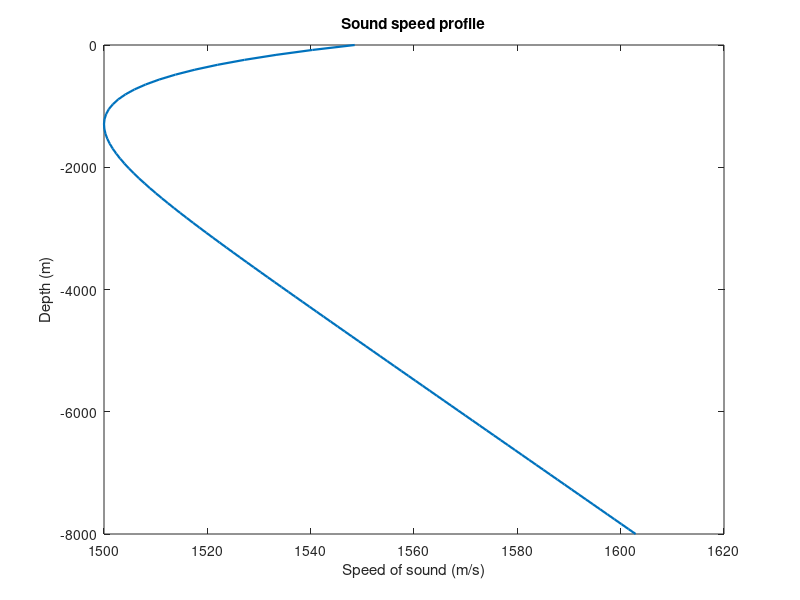

Write MATLAB code to recreate this figure. (Note: this script raises an error after producing the figure.)
%% Discretized c Linear Model - Optimized (7.3x faster)
% Based on the c linear method described by Jensen on p. 209-211
% Uses local curvature R = c(z) / ( g_local * cos(theta) )
% Integrates dx/ds = cos(theta), dz/ds = sin(theta), dtheta/ds = g_local*cos(theta)/c

clear; close all; clc;

%% ----------------- User parameters -----------------

% Source/receiver
z_s = 1000;    % source depth (m)
r_s = 0;       % source range (m)
r_rec = 100000; % receiver range (m)
z_rec = 1000;  % receiver depth (m)

% Ray fan
angles_deg = linspace(-25,25,10001);
angles = deg2rad(angles_deg);
depth_tol = 5; % eigenray hit tolerance (m)

% Numerical stepping
ds = 30.0; % arc-length step (m)
max_steps = 5e7;
max_range = r_rec * 1.2;

% Boundaries
z_min = 0; % surface (m)
z_max = 8000; % bottom (m)

% Transfer loss
A0 = 1.0; % initial amplitude at source
f = 100; % frequency of source signal (for absorption coefficient calculation)
alpha_loss = 1e-3; % loss factor(1/m) for transfer loss 

function alpha_loss = thorp_absorption(f_kHz) %% result is in dB/km
    f2 = f_kHz.^2;
    alpha_loss = 3.3e-3 + (0.11 * f2) ./ (1 + f2) ...
          + (44 * f2) ./ (4100 + f2) + 3.0e-4 * f2;
end
%% ----------------- Sound speed and derivative (Munk) -----------------
% Munk SSP
c0 = 1500;           % reference speed (m/s)
z0_munk = 1300;      % reference depth (m)
eps_munk = 0.00737;     % scale epsilon 

c_of_z = @(z) c0 .* ( 1 + eps_munk .* ((2*(z - z0_munk)./z0_munk) - 1 + exp(-2*(z - z0_munk)./z0_munk)));
% analytic derivative of Munk
dc_dz = @(z) (2 * c0 * eps_munk ./ z0_munk) .* (1 - exp(-2*(z - z0_munk)./z0_munk));
figure()
zplot = linspace(0, z_max);
cplot = c_of_z(zplot);
plot(cplot, -zplot, 'LineWidth',1.6);
title('Sound speed profile');
xlabel('Speed of sound (m/s)'); ylabel('Depth (m)');

%% ----------------- Ray tracing (optimized sequential) -----------------
eigenrays = {};

% FOR EACH RAY IN FAN
for ia = 1:length(angles)
    theta = angles(ia); % launch angle (rad)
    x = r_s; z = z_s; t = 0;

    % Preallocate with smart estimate
    est_size = min(ceil(max_range/ds)*3, max_steps);
    rpath = zeros(1, est_size);
    zpath = zeros(1, est_size);
    tpath = zeros(1, est_size);
    rpath(1) = x; zpath(1) = z; tpath(1) = t;
    idx = 1;
    A_reflection = 1;
    step = 0;
    found = false;

    % Track last two finite indices to avoid find()
    last_finite_idx = 1;
    second_last_finite_idx = 0;

    % COMPUTING C LINEAR CURVATURE FOR EACH DISCRETIZED STEP
    while x <= max_range && step < max_steps
        step = step + 1;

        % C LINEAR METHOD CALCULATIONS BASED ON DERIVATIVE OF C(z) AT START
        % OF STEP, CALCULATES THE ARC
        c_curr = c_of_z(z);
        g_local = dc_dz(z);
        kappa1 = -g_local.* cos(theta) ./ c_curr;

        % EULER TO ESTIMATE NEXT STEP
        theta_new = theta + ds * kappa1;
        x_new = x + ds * cos(theta);
        z_new = z + ds * sin(theta);
        t_new = t + ds / c_curr;

        % REFLECTION HANDLING
        if (z_new < z_min) || (z_new > z_max)
            % linear interpolation to find boundary hit fraction alpha
            if z_new < z_min  % surface hit
                alpha = (z_min - z) / (z_new - z);
                z_hit = z_min;
            else % bottom hit
                alpha = (z_max - z) / (z_new - z);
                z_hit = z_max;
                c_at_hit = c_of_z(z_hit); 
                A_reflection = A_reflection * bottom_reflection(theta_new, c_at_hit);
            end
            alpha = max(0,min(1,alpha));
            % compute hit point (linear along this ds)
            x_hit = x + alpha * (x_new - x);
            t_hit = t + alpha * (t_new - t);

            % append hit point and NaN separator so plotting starts a new segment
            idx = idx + 1; rpath(idx) = x_hit; zpath(idx) = z_hit; tpath(idx) = t_hit;
            second_last_finite_idx = last_finite_idx;
            last_finite_idx = idx;

            idx = idx + 1; rpath(idx) = NaN; zpath(idx) = NaN; tpath(idx) = NaN;

            % perfect specular reflection
            theta = -theta;

            % advance the remaining fraction of the step linearly
            ds_rem = ds * (1 - alpha);  % remaining arc length
            if ds_rem > 0
                % use a single linear update for remainder
                x = x_hit + ds_rem * cos(theta);
                z = z_hit + ds_rem * sin(theta);
                c_at_hit = c_of_z(z_hit);
                t = t_hit + ds_rem / c_at_hit;
                idx = idx + 1; rpath(idx) = x; zpath(idx) = z; tpath(idx) = t;
                second_last_finite_idx = last_finite_idx;
                last_finite_idx = idx;
            else
                x = x_hit; z = z_hit; t = t_hit;
            end
        else
            x = x_new; z = z_new; theta = theta_new; t = t_new;
            idx = idx + 1; rpath(idx) = x; zpath(idx) = z; tpath(idx) = t;
            second_last_finite_idx = last_finite_idx;
            last_finite_idx = idx;
        end

        % CHECK FOR EIGENRAYS using tracked finite indices
        if second_last_finite_idx > 0 && ~found
            i1 = second_last_finite_idx;
            i2 = last_finite_idx;
            r1 = rpath(i1); z1 = zpath(i1); t1 = tpath(i1);
            r2 = rpath(i2); z2 = zpath(i2); t2 = tpath(i2);

            % see if the ray crossed r_rec between r1 and r2
            if ( (r1 <= r_rec && r2 >= r_rec) || (r1 >= r_rec && r2 <= r_rec) ) && abs(r2-r1) > 1e-12
                alpha = (r_rec - r1) / (r2 - r1);
                z_at_r = z1 + alpha*(z2 - z1);
                t_at_r = t1 + alpha*(t2 - t1);

                % EIGENRAY FOUND HERE
                if abs(z_at_r - z_rec) <= depth_tol
                    entry.theta0 = angles(ia);
                    entry.rpath = rpath(1:idx);
                    entry.zpath = zpath(1:idx);
                    entry.tt = tpath(1:idx);
                    entry.z_at_r = z_at_r;
                    entry.t_at_r = t_at_r;
                    
                    % CALCULATING EIGENRAY PATH LENGTH
                    finite_idx = find(~isnan(rpath(1:idx)));
                    pos_i1 = find(finite_idx == i1, 1);
                    path_len = 0;
                    if pos_i1 > 1
                        for kkf = 1:(pos_i1-1)
                            ind_a = finite_idx(kkf);
                            ind_b = finite_idx(kkf+1);
                            dr = rpath(ind_b) - rpath(ind_a);
                            dz = zpath(ind_b) - zpath(ind_a);
                            path_len = path_len + sqrt(dr.^2 + dz.^2);
                        end
                    end
                    seg_dist = sqrt( (r2 - r1)^2 + (z2 - z1)^2 );
                    path_len = path_len + alpha * seg_dist;

                    % ABSORPTION LOSS CALCULATION
                    path_len_km =path_len/1000;
                    alpha_dB_per_km = thorp_absorption(f/1000);
                    ABSORPTION_abs_dB = alpha_dB_per_km * path_len_km;
                    A_abs = 10^(-ABSORPTION_abs_dB / 20);
                    
                    % TRANSMISSION LOSS WITH 1 KM SPHERICAL ATTENUATION, REST
                    % CYLINDRICAL
                    if r_rec > 1000
                        TLdB = 20*log(1000) + 20*log(path_len-1000);
                    else 
                        TLdB = 20 * log(path_len);
                    end
                    TL_abs = 10^(-TLdB / 20);
                    entry.path_len = path_len;
                    entry.A_at_r = A0 * A_abs * TL_abs * A_reflection; 
                    eigenrays{end+1} = entry;
                    found = true;
                end
            end
        end

        % stop if ray goes far beyond receiver range
        if x > r_rec + 1000
            break;
        end
    end
end

%% ----------------- Plotting (fan + eigenrays) -----------------
figure('Color','w','Position',[200 200 1000 600]); hold on; box on;
nfan = 101;
angles_plot = linspace(-25,25,nfan);
for i = 1:length(angles_plot)
    th = deg2rad(angles_plot(i));
    theta = th; x = r_s; z = z_s;
    r_plot = x; z_plot = z;
    for kk = 1:5000
        if x > r_rec*1.05 || z < 0 || z > 10000, break; end
        c_curr = c_of_z(z);
        g_local = dc_dz(z);
        kappa = -g_local .* cos(theta) ./ c_curr;
        theta_new = theta + ds * kappa;
        x_new = x + ds * cos(theta);
        z_new = z + ds * sin(theta);

        % reflection handling for plotting rayfan as well
        if (z_new < z_min) || (z_new > z_max)
            if z_new < z_min
                alpha = (z_min - z) / (z_new - z);
                z_hit = z_min;
            else
                alpha = (z_max - z) / (z_new - z);
                z_hit = z_max;
            end
            alpha = max(0,min(1,alpha));
            x_hit = x + alpha * (x_new - x);
            r_plot(end+1) = x_hit; z_plot(end+1) = z_hit;
            r_plot(end+1) = NaN; z_plot(end+1) = NaN;
            theta = -theta;
            ds_rem = ds * (1 - alpha);
            if ds_rem > 0
                x = x_hit + ds_rem * cos(theta);
                z = z_hit + ds_rem * sin(theta);
                r_plot(end+1) = x; z_plot(end+1) = z;
            else
                x = x_hit; z = z_hit;
            end
        else
            % no reflection
            theta = theta_new;
            x = x_new; z = z_new;
            r_plot(end+1) = x; z_plot(end+1) = z;
        end
    end
    plot(r_plot/1000, z_plot, 'Color', [0.8 0.8 0.8]);
end

% plot eigenrays
for k = 1:length(eigenrays)
    er = eigenrays{k};
    er_z = er.zpath;
    er_z(er_z < z_min) = z_min;
    er_z(er_z > z_max) = z_max;
    plot(er.rpath/1000, er_z, 'LineWidth',2);
    plot(r_rec/1000, er.z_at_r, 'ro', 'MarkerFaceColor','r');
end

rectangle('Position',[0 z_max r_rec/1000 z_max+500], ...
         'FaceColor',[0.6 0.3 0],'EdgeColor','black','LineWidth', 1);

rectangle('Position',[0 (-500) r_rec/1000 500], ...
        'FaceColor',[0.5 0.7 1], 'EdgeColor','blue','LineWidth',1);

% mark source and receiver
plot(r_s/1000, z_s, 'kp', 'MarkerFaceColor','k', 'MarkerSize',10);
plot(r_rec/1000, z_rec, 'mo', 'MarkerFaceColor','m', 'MarkerSize',8);

xlabel('Range (km)'); ylabel('Depth (m)');
set(gca,'YDir','reverse');
title('Ray fan and eigenrays using discretized curvature');
xlim([0 r_rec/1000]); ylim([z_min - 200 z_max+400]); grid on;

%% ----------------- Arrival time vs Amplitude plot  -----------------

if ~isempty(eigenrays)
    times = zeros(1, length(eigenrays));
    amps  = zeros(1, length(eigenrays));
    angles0 = zeros(1, length(eigenrays));
    pathlens = zeros(1, length(eigenrays));
    for k = 1:length(eigenrays)
        times(k) = eigenrays{k}.t_at_r;    % arrival time (s)
        amps(k) = eigenrays{k}.A_at_r;     % amplitude (linear)
        angles0(k) = rad2deg(eigenrays{k}.theta0); % launch angle (degrees)
        pathlens(k) = eigenrays{k}.path_len;
    end
    
    valid = isfinite(times) & isfinite(amps);
    times = times(valid);
    amps  = amps(valid);
    angles0 = angles0(valid);

    [times, sortIdx] = sort(times);
    amps = amps(sortIdx);
    angles0 = angles0(sortIdx);

    figure('Color','w','Position',[300 300 750 450]); hold on; box on;
    for k = 1:length(times)
        line([times(k) times(k)], [0 amps(k)], 'LineWidth',2);
        plot(times(k), amps(k), 'ko', 'MarkerFaceColor','k');
        text(times(k), amps(k), sprintf('  %.1f°', angles0(k)), 'FontSize',8);
    end
    xlabel('Arrival time (s)');
    ylabel('Amplitude (linear units)');
    title('Eigenray Arrival Time vs Amplitude');
    xlim([min(times)-0.05*range(times), max(times)+0.05*range(times)]);
    ymax = max(amps);
    if ~isfinite(ymax) || ymax <= 0
        ymax = eps;   % fallback tiny positive value
    end
    ylim([0 ymax*1.15]);
    grid on;
else
    disp('No eigenrays found to plot arrival times/amplitudes.');
end

function R = bottom_reflection(theta_i, c1)
    rho1 = 1000;
    % Sandy seabed
    rho2 = 1800;   c2 = 1700; 
    Z1 = rho1 * c1;
    Z2 = rho2 * c2;
    sin_theta_t = (c1/c2) * sin(theta_i);
    if abs(sin_theta_t) > 1
        R = -1;
        return;
    end
    theta_t = asin(sin_theta_t);
    R = (Z2*cos(theta_i) - Z1*cos(theta_t)) / ... % 1.58 page 41
        (Z2*cos(theta_i) + Z1*cos(theta_t));
end
